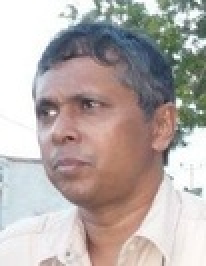
#> input picture images/153x197.jpg, 103 x 133 px, shrunk from 153 x 197 before the run, found by its file name (shown 2 times larger)
$ python main.py --image images/153x197.jpg
#> lines starting #> are read from the running program, lines starting #| are printed output that depends on the picture
### get_image.py
import cv2
import numpy as np
import matplotlib.pyplot as plt

def get_matrix(img):
    """
    Reads image.
    """
    ret = cv2.imread(img)
    # ret = cv2.bitwise_not(ret)
    # ret = cv2.cvtColor(ret, cv2.COLOR_BGR2RGB)
    return ret

def get_energy(img):
    """
    Calculate energy of image.
    """
    del_x = np.square(np.roll(img, -1, axis = 0) - np.roll(img, 1, axis = 0))
    del_y = np.square(np.roll(img, -1, axis = 1) - np.roll(img, 1, axis = 1))
    energy = np.sum(del_x, axis = 2) + np.sum(del_y, axis = 2)
    return energy

# [4 lines left out: function main, not called in this run]

# [2 lines that do not run on import are left out]

### SeamRemover.py
import numpy as np
from get_image import get_energy, get_matrix
import cv2

fast = False

class SeamRemover:

    def __init__(self, img):
#> called with img = 'images/images/153x197.jpg'
        self.img = get_matrix(img)
#> in get_matrix, ret is the input picture: shape (133, 103, 3); mean B, G, R 169, 172.2, 182
        self.w = self.img.shape[1]
#> self.w = 103
        self.h = self.img.shape[0]
#> self.h = 133
        self.energy = get_energy(self.img)
#> in get_energy, `del_x = np.square(np.roll(img, -1, axis = 0) - np.roll(img, 1, axis = ..`:
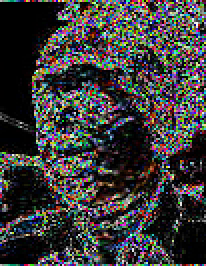
#> del_x: shape (133, 103, 3) (shown 2 times larger); mean B, G, R 58.6, 58.3, 59.7
#> in get_energy, `del_y = np.square(np.roll(img, -1, axis = 1) - np.roll(img, 1, axis = ..`:
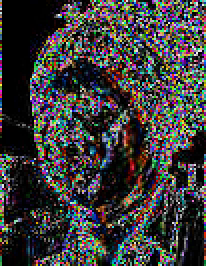
#> del_y: shape (133, 103, 3) (shown 2 times larger); mean B, G, R 59, 58.7, 60.2
#> in get_energy, `energy = np.sum(del_x, axis = 2) + np.sum(del_y, axis = 2)`:
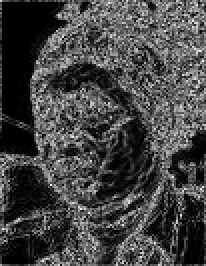
#> energy: shape (133, 103) uint64 (shown 2 times larger); min 0, max 1319, mean 354.5; drawn with min black and max white
        if fast:
            self.m_mat = self.get_m_mat()

    # [14 lines left out: function get_m_mat, not called in this run]


    def findVerticalSeamDP(self):
        """
        O(n^2) optimal DP solution.
        """
        m_mat = self.energy.copy()
        for r in np.arange(1, self.h):
            for c in np.arange(0, self.w):
                if c == 0:
                    m_mat[r][c] = self.energy[r][c] + min(m_mat[r-1][c], m_mat[r-1][c+1])
                elif c == self.w - 1:
                    m_mat[r][c] = self.energy[r][c] + min(m_mat[r-1][c-1], m_mat[r-1][c])
                else:
                    m_mat[r][c] = self.energy[r][c] + min(m_mat[r-1][c-1], m_mat[r-1][c], m_mat[r-1][c+1])
        seam = np.array([])
        min_idx = np.nonzero(m_mat[len(m_mat) - 1] == min(m_mat[len(m_mat) - 1]))[0][0]
        seam = np.append(seam, min_idx)
        n = len(m_mat)
        l = min_idx if min_idx == 0 else min_idx - 1
        r = min_idx if min_idx == len(m_mat[0]) - 1 else min_idx + 1
        m = min_idx
        for row in np.arange(n - 2, 0, -1):
            min_val = min([m_mat[row][l], m_mat[row][m], m_mat[row][r]])
            if min_val == m_mat[row][l]:
                seam = np.append(seam, l)
                l = l if l == 0 else l - 1
                r = l if l == len(m_mat[0]) - 1 else l + 1
                m = l
            elif min_val == m_mat[row][r]:
                seam = np.append(seam, r)
                l = r if r == 0 else r - 1
                r = r if r == len(m_mat[0]) - 1 else r + 1
                m = r
            else:
                seam = np.append(seam, m)
                l = m if m == 0 else m - 1
                r = m if m == len(m_mat[0]) - 1 else m + 1
                m = m
        return seam

    # [80 lines left out: functions findVerticalSeamDPFaster, findHorizontalSeam, findVerticalSeamDPMAX, not called in this run]

    def removeVerticalSeam(self, seam):
        n = len(self.energy)
        new_img = np.zeros(shape=(self.h, self.w - 1, 3))
        new_energy = np.zeros(shape=(self.h, self.w - 1))
        if fast:
            new_m_mat = np.zeros(shape=(self.h, self.w - 1))
        # pool = multiprocessing.Pool()
        # pool.map(self.remove_elem, np.arange(0, n, 1))
        for row in np.arange(0, n, 1):
            col = seam[len(self.energy) - 2 - row]
            new_row = np.delete(self.img[row], col, axis = 0)
            new_img[row] = new_row
            new_row_energy = np.delete(self.energy[row], col, axis = 0)
            new_energy[row] = new_row_energy
            if fast:
                new_row_m_mat = np.delete(self.m_mat[row], col, axis = 0)
                new_m_mat[row] = new_row_m_mat


        self.w -= 1
        self.img = new_img
        self.energy = new_energy
        if fast:
            self.m_mat = new_m_mat

    # [8 lines of commented-out code are left out]


    # [8 lines left out: function removeHorizontalSeam, not called in this run]


def main():
    remover = SeamRemover("images/153x197.jpg")

# [2 lines that do not run on import are left out]

### main.py
import matplotlib.pyplot as plt
import cv2
from SeamRemover import SeamRemover
import timeit
from skimage import transform
from skimage import filters
import datetime
import argparse

ap = argparse.ArgumentParser()
ap.add_argument("-i", "--image", required=True,
	help="path to input image file")
ap.add_argument("-d", "--direction", type=str,
	default="vertical", help="seam removal direction")
ap.add_argument("-w", "--write", type=bool,
	default=False, help="write image")
ap.add_argument("-l", "--iterations", type=int,
	default=10, help="Number of iterations")
# ap.add_argument("-n", "--filename", type=str,
# 	default=r"test/img_name.png", help="name your file")
args = vars(ap.parse_args())

# Usage: python main.py --image img_name.jpg --direction vertical --iterations 10

fast = False
remover = SeamRemover("images/"+args["image"])

def animate(iterations, f):
    """
    Animates each iteration of seam carving.
    """
    start = timeit.default_timer()
    for i in range(iterations):
        if args["direction"] == "vertical":
            seam = f().astype(int)
            remover.removeVerticalSeam(seam)
        else:
            seam = remover.findHorizontalSeam().astype(int)
            remover.removeHorizontalSeam(seam)
        plt.imshow(remover.img)
        plt.title("iteration: " + str(i))
        plt.pause(0.0001)
    stop = timeit.default_timer()
    # cv2.imwrite(r'images/'+'output'+datetime.datetime.now().strftime("%Y-%m-%d %H:%M:%S")+'.png', remover.img)
    if args["write"]:
        cv2.imwrite(r"test/test4.png", remover.img)
    print('Time: ', stop - start)


def main():
    # np.set_printoptions(threshold=np.nan)
    plt.figure(1); plt.clf()
    plt.axis('off')
    if not fast:
        f = remover.findVerticalSeamDP
    else:
        f = remover.findVerticalSeamDPFaster
    animate(args["iterations"], f)
#> the loop in animate, `for i in range(iterations):` made 10 passes
#> n in removeVerticalSeam on pass 1: 133
#> pass 2, in animate, `plt.pause(0.0001)`:
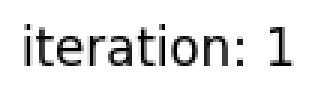
#> figure drawn by matplotlib, 1 panel

if __name__ == '__main__':
    main()
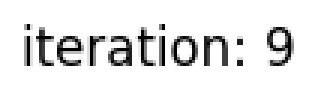
#> figure drawn by matplotlib, 1 panel

$ run again, with images/200x200.jpg copied over images/153x197.jpg
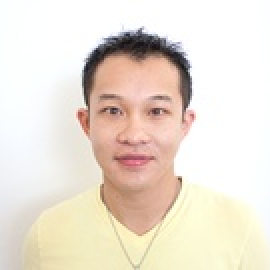
#> input picture images/200x200.jpg, 135 x 135 px, shrunk from 200 x 200 before the run, found by its file name (shown 2 times larger)
#> in get_matrix, ret is the input picture: shape (135, 135, 3); mean B, G, R 212.8, 225, 235.6
#> in get_energy, `del_y = np.square(np.roll(img, -1, axis = 1) - np.roll(img, 1, axis = ..`:
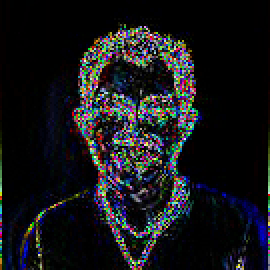
#> del_y: shape (135, 135, 3) (shown 2 times larger); mean B, G, R 26, 22.9, 22.4
#> in get_energy, `energy = np.sum(del_x, axis = 2) + np.sum(del_y, axis = 2)`:
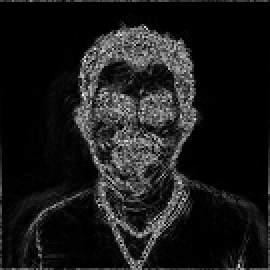
#> energy: shape (135, 135) uint64 (shown 2 times larger); min 0, max 1398, mean 143.4; drawn with min black and max white
#> the loop in animate, `for i in range(iterations):` made 10 passes
#> n in removeVerticalSeam on pass 1: 135
